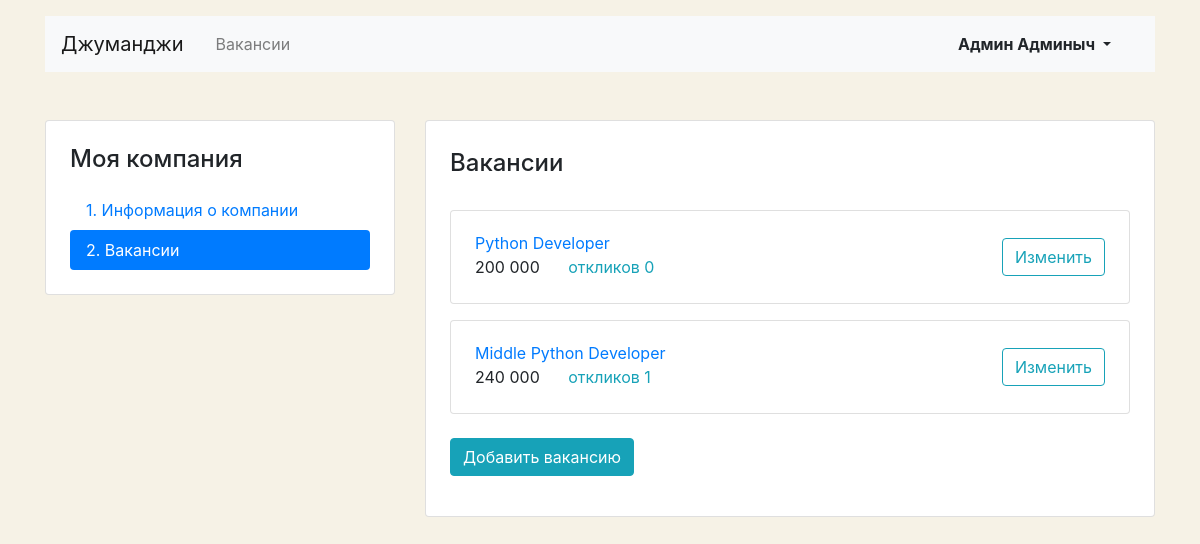
Page /mycompany/vacancies/ (signed in) on the committed database.
### catalog/models.py (models this page shows)
class Vacancy(models.Model):
    title = models.CharField(max_length=255, verbose_name='Название вакансии')
    specialty = models.ForeignKey(
        'Specialty',
        related_name='vacancies',
        on_delete=models.CASCADE,
        verbose_name='Специализация',
    )
    company = models.ForeignKey(
        'Company',
        related_name='vacancies',
        on_delete=models.CASCADE,
        verbose_name='Компания',
    )
    skills = models.TextField(verbose_name='Навыки')
    description = models.TextField(verbose_name='Текст')
    salary_min = models.PositiveIntegerField(verbose_name='Зарплата от')
    salary_max = models.PositiveIntegerField(verbose_name='Зарплата до')
    published_at = models.DateField(verbose_name='Опубликовано')
    class Meta:
        verbose_name = 'вакансия'
        verbose_name_plural = 'вакансии'
        ordering = ('-published_at',)
    def __str__(self):
        return self.title

### catalog/views.py (the view)
# urls.py: path('mycompany/vacancies/', views.MyCompanyVacancyList.as_view(), name='mycompany_vacancies_list'),
class MyCompanyVacancyList(LoginRequiredMixin, ListView):
    model = Vacancy
    template_name = 'catalog/employer/mycompany_vacancies_list.html'
    context_object_name = 'vacancies'
    def get_queryset(self):
        return (
                Vacancy.objects.filter(company__owner=self.request.user)
                .annotate(applications_count=Count('applications'))
                .select_related('specialty', 'company')
        )
    def get_context_data(self, *, object_list=None, **kwargs):
        context = super().get_context_data(**kwargs)
        try:
            context['company'] = self.request.user.company
        except User.company.RelatedObjectDoesNotExist:
            context['company'] = None
        context['page'] = 'vacancies'
        return context

### catalog/templates/catalog/employer/mycompany_vacancies_list.html (shortened to what this page needs)
{% extends 'base.html' %}
{% load humanize %}
{% block content %}
  <main class="container mt-3 pb-5">
    <div class="row mt-5">
      {% include 'catalog/employer/includes/mycompany_sidebar.html' %}
      <div class="col-12 col-lg-8">
        <div class="card">
          <div class="card-body px-4 pb-4">
            <section class="tab-pane fade show active">
              <h2 class="h4 pt-2 pb-3">Вакансии</h2>
              {% for vacancy in vacancies %}
                <div class="card mt-3">
                  <div class="card-body px-4">
                    <div class="row align-items-center">
                      <div class="col-6 col-lg-8">
                        <a href="{% url 'vacancy_detail' vacancy.id %}" class="mb-1">{{vacancy}}</a>
                        <p class="mb-1">
                          <span class="mr-4">{{vacancy.salary_max|intcomma}}</span>
                          <a href="{% url 'mycompany_vacancy_update' vacancy.id %}#applications" class="text-info">
                            откликов {{vacancy.applications_count}}
                          </a>
                        </p>
                      </div>
                      <div class="col-6 col-lg-4 text-right">
                        <a href="{% url 'mycompany_vacancy_update' vacancy.id %}" class="btn btn-outline-info">Изменить</a>
                      </div>
                    </div>
                  </div>
                </div>
              {% endfor %}
            </section>
            <br>
            {% if company %}
              <div class="form-group">
                <a href="{% url 'mycompany_vacancy_create' %}" class="btn btn-info">Добавить вакансию</a>
              </div>
            {% endif %}
          </div>
        </div>
      </div>
    </div>
  </main>
{% endblock %}

### templates/base.html (shortened to what this page needs)
<!DOCTYPE html>
<html lang="ru">
<head>
  <link rel="stylesheet" href="https://stackpath.bootstrapcdn.com/bootstrap/4.3.1/css/bootstrap.min.css">
</head>
<body>
  <header class="container mt-3">
    <nav class="navbar navbar-expand-lg navbar-light bg-light">
      <a class="navbar-brand mr-4" href="{% url 'index' %}">Джуманджи</a>
      <div class="collapse navbar-collapse justify-content-between" id="navbarNav">
        <ul class="navbar-nav col-10">
          <li class="nav-item{% if vacancies_category == 'Все вакансии' %} active{% endif %}">
            <a class="nav-link" href="{% url 'vacancies_list' %}">Вакансии</a>
          </li>
        </ul>
        <ul class="navbar-nav col-2 justify-content-end">
          <li class="nav-item active">
            {% if not user.is_authenticated %}
              <a href="{% url 'login' %}" class="nav-link font-weight-bold">Вход</a>
            {% else %}
              <div class="btn-group">
                <button type="button" class="btn dropdown-toggle font-weight-bold" data-toggle="dropdown" aria-haspopup="true" aria-expanded="false">
                  {{user.first_name}} {{user.last_name}}
                </button>
              </div>
            {% endif %}
          </li>
        </ul>
      </div>
    </nav>
  </header>
  {% block content %}{% endblock %}
</body>
</html>

### catalog/templates/catalog/employer/mycompany_vacancies_list.html (style rules this page uses)
body { background-color: #F6F2E6; }

### rows in the picture
Vacancy: title "Python Developer", salary_max "200 000", applications_count "0"
Vacancy: title "Middle Python Developer", salary_max "240 000", applications_count "1"

### other values in the picture
{{ user.first_name }} "Админ"
{{ user.last_name }} "Админыч"
